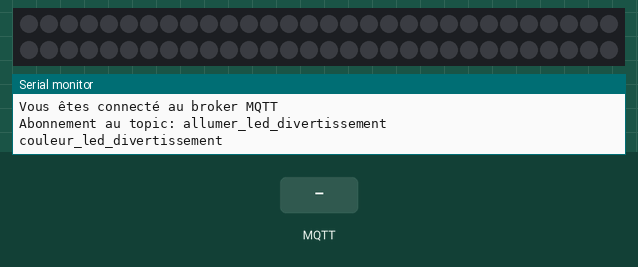
Simulated run of this sketch. Board: Arduino MKR. Shown: 60 RGB LEDs in strip order, left to right, continuing on the next row, the last lines printed to the serial monitor. Inputs (shaded band) come from the test bench. Dim RGB values are drawn brighter than linear; WiFi joins after 1.5 s; servers stay silent unless stated; no MQTT or app messages arrive unless stated.

Above: at 2.7 s.
2.8 s: MQTT message "5" arrives on the first subscribed topic
At 3.2 s:
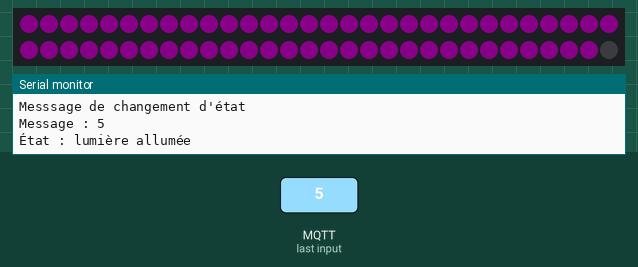
4.3 s: MQTT message "90" arrives on the second subscribed topic
At 5.5 s:
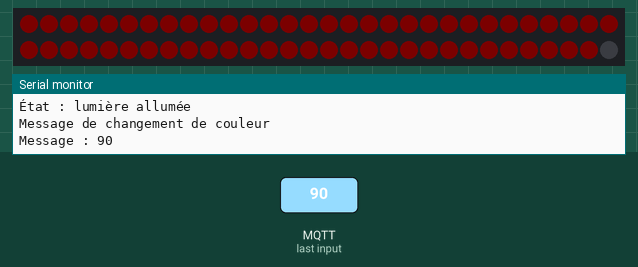
5.8 s: MQTT message "0" arrives on the second subscribed topic
At 6.7 s:
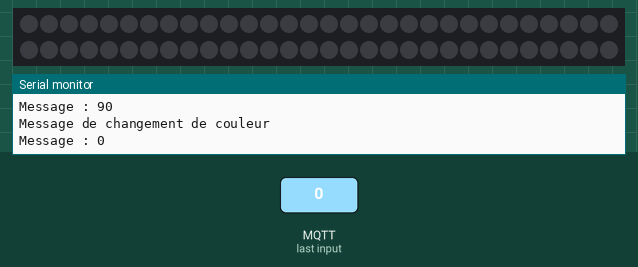
Timing chart, 0 to 8.8 s (numbered marks = the images above; inputs shaded):
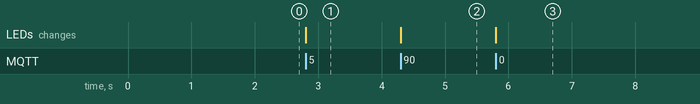

The sketch:

LED_divertissement.ino
```cpp
//Auteur: Tom Pitou
//Date de création: 24 avril 2023
//Date de dernière modification: 22 mai 2023
//Description: Code permettant au microcontrôleur d'allumer, de modifier la couleur et l'intensité d'une bande DEL en fonction des données reçues par MQTT
//Le microcontrôleur se connecte au réseau WIFI, puis au broker MQTT et attend l'arrivée de données
//Dans le cas de l'allumage de la bande, il reçoit un "1" pour allumer et un "0" pour éteindre
//Les données qu'il reçoit pour la couleur sont un code RGB sous le format suivant: R/G/B
//Il décortique le message pour en ressortir les valeurs nécessaires et les envoie à la bande DEL


//Sources
//https://learn.adafruit.com/adafruit-neopixel-uberguide/arduino-library-use
//https://docs.arduino.cc/tutorials/uno-wifi-rev2/uno-wifi-r2-mqtt-device-to-device

//Librairie pour la communication MQTT
#include <ArduinoMqttClient.h>
//Librairie pour la connexion au réseau WIFI
#include <WiFiNINA.h>
//Librairie pour la bande DEL
#include <Adafruit_NeoPixel.h>

//Broche par laquel seront envoyées les données permettant de contrôler la LED
#define LED_PIN    6

// Nombre de LED que notre bande contient
#define LED_COUNT 60

//Variable de la bande LED
Adafruit_NeoPixel strip(LED_COUNT, LED_PIN, NEO_GRB + NEO_KHZ800);

//Couleur qui sera affectée à la bande LED
uint32_t strip_color = strip.Color(255, 0, 255);

//SSID et mot de passe du réseau WiFi auxquel se connectera le Arduino
char ssid[] = "Externe";
char mdp[] = "Education2523";


//Variable de connexion au WiFi
WiFiClient wifiClient;
//Variable de connexion au client MQTT
MqttClient mqttClient(wifiClient);


const char broker[] = "test.mosquitto.org";
int        port     = 1883;
const char topic_allumer[]  = "allumer_led_divertissement";
const char topic_couleur[]  = "couleur_led_divertissement";

void setup() {
  //Initialisation du port série
  Serial.begin(9600);

  strip.begin();
  //Initialisation de la LED éteinte
  strip.show();
  //Intensité à 10
  strip.setBrightness(10);
  //Connexion au réseau WiFi
  Serial.print("Connexion au SSID: ");
  Serial.println(ssid);
  while (WiFi.begin(ssid, mdp) != WL_CONNECTED) {
    // Échec
    Serial.print(".");
    delay(5000);
  }

  Serial.println("Connecté au réseau");
  Serial.println();

  Serial.print("Connexion au broker MQTT: ");
  Serial.println(broker);

  //Échec de connexion au broker MQTT
  if (!mqttClient.connect(broker, port)) {
    Serial.print("Échec de connexion au broker MQTT\nCode d'erreur = ");
    Serial.println(mqttClient.connectError());

    while (1);
  }

  Serial.println("Vous êtes connecté au broker MQTT");
  Serial.println();

  //Retour du broker MQTT
  mqttClient.onMessage(messageMqttRecu);


  Serial.print("Abonnement au topic: ");
  Serial.println(topic_allumer);
  Serial.println(topic_couleur);

  Serial.println();

  //Abonnement au topic
  mqttClient.subscribe(topic_allumer);
  mqttClient.subscribe(topic_couleur);


  Serial.println();
}

void loop() {
  //Envoi de méssages "keep alive" pour éviter d'être déconnecté par le broker
  mqttClient.poll();
}

//Réception de message du broker MQTT
void messageMqttRecu(int messageTaille) {
  String topic_message=mqttClient.messageTopic();
  String msg="";
  //Lecture du message
  while (mqttClient.available()) {
    char val=(char)mqttClient.read();
    msg+=val;
    }
    //Message d'allumage
    if (topic_message.equals(topic_allumer)) {
      Serial.println("Messsage de changement d'état");
      Serial.println("Message : "+msg);
      bool on=!(msg.equals("0"));
      on_off(on);
    }

    //Message de changement de couleur
    else if (topic_message.equals(topic_couleur)) {
      Serial.println("Message de changement de couleur");
      Serial.println("Message : "+msg);
      String r=chercherValeur(msg, '/', 0);
      String g=chercherValeur(msg, '/', 1);
      String b=chercherValeur(msg, '/', 2);
      strip_color=strip.Color(r.toInt(),g.toInt(),b.toInt());
      strip.fill(strip_color, 0, 59);
      strip.show();
    }

  Serial.println();
}

//Vérification de si la LED doit allumer
void on_off(bool on) {
  if(on==false)
  {
    strip.clear();
    strip.show();
    Serial.println("État : lumière éteinte");
  }
  else
  {
    strip.fill(strip_color, 0, 59);
    strip.show();
    Serial.println("État : lumière allumée");
  }
}

//Tri du message pour séparer les valeurs RGB
String chercherValeur(String donnee, char separateur, int index)
{
    int trouve = 0;
    int strIndex[] = { 0, -1 };
    int maxIndex = donnee.length() - 1;

    for (int i = 0; i <= maxIndex && trouve <= index; i++) {
        if (donnee.charAt(i) == separateur || i == maxIndex) {
            trouve++;
            strIndex[0] = strIndex[1] + 1;
            strIndex[1] = (i == maxIndex) ? i+1 : i;
        }
    }
    return trouve > index ? donnee.substring(strIndex[0], strIndex[1]) : "";
}
```

Measured:
- after the input at 2.8 s, the LEDs: change at once (image 1)
- after the input at 4.3 s, the LEDs: change at once (image 2)
- after the input at 5.8 s, the LEDs: change at once (image 3)
